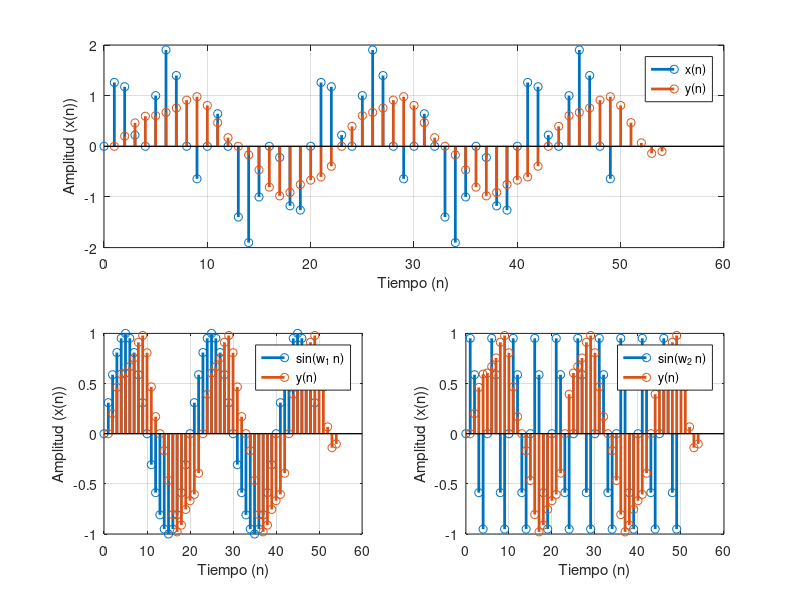

Write MATLAB code to recreate this figure.
%% Tutorial 10. Diseño de filtros FIR por su la respuesta en frecuencia
% En teoria se planteo la metodología de diseño de un filtro FIR por medio
% de la respuesta en frecuencia ideal de los filtros clásicos, conocida
% como la tecnica de ventaneo:
% 1. Pasa-bajas (elimina todas las componentes frecuenciales que sean 
% mayores a cierta frecuencia de corte Fc)
% 2. Pasa-altas (elimina todas las componentes frecuenciales que sean 
% menores a cierta frecuencia de corte Fc)
% 3. Pasa-bandas (elimina todas las componentes frecuenciales que sean 
% menores a a cierta frecuencia de corte Fc1 y que sean mayores a Fc2)
% 4. Rechaza-bandas: elima todas las componentes frecuenciales que sean
% mayores a cierta frecuencia de corte Fc1 y que sean menores que Fc2
%
%
% El proceso se describe a continuación:
% #1. Especificar el parametro de la frecuencia de muestreo Fs. Este 
% parametro delimitara el intervalo de frecuencias que van a poder
% representarse en el dominio de la frecuencia. Dicho intervalor esta dado  
% desde -Fs/2 hasta Fs/2. Por ejemplo, si Fs= 1000, las únicas frecuencias
% que van a poder representarse en el dominio de la frecuencia, son desde
% -500 hasta 500 Hz.
% #2. Establecer el tipo de filtro que se va a diseñar, así como la o las
% frecuencias de corte que se requieran. Obviamente dichas frecuencias de
% corte estan limitadas por la frecuencia de muestreo, es decir Fc <= Fs/2.
% #3. Normalizar las frecuencias de corte Fc por medio de la frecuencia de
% muestreo. Para normalizarla simplemente dividimos entre la frecuencia de
% muestreo: fc = Fc/Fs. Recuerde que fc debe estar especificado como el 
% un cociente de dos numeros enteros, y dicha frección debe ser lo más 
% posible reducible. Finalmente, se procede a multiplicar a f por 2*pi, a 
% fin de obtener la frecuencia de corte angular, es decir wc = 2*pi*fc.
% #4. Diseñar el filtro en el dominio de la frecuencia, en función del tipo
% de filtro especificado en (#2). Con ello se obtendra una respuesta en
% frecuencia H(w) ideal, la cual debera de contener cambios abruptos 
% (transiciones entre 0 y 1) localizados en los puntos de wc.
% #5. Aplicar la transformada inversa de Fourier de tiempo discreto (IDTFT)
% a fin de obtener la respuesta al impulso ideal h(n).
% #6. Especificar el orden M, que nuestro filtro tendra, donde M debe ser
% un número impar.
% #7. Evaluar los valores de n = -(M-1)/2 hasta n = (M-1)/2 de la respuesta
% al impulso h(n). Con ello se obtendran M valores o coeficientes.
% #8. Con los coeficientes h(-(M-1)/2) hasta h((M-1)/2), se forma la
% ecuación en diferencias del filtro:
% y(n) = h(-(M-1)/2)*x(n) + h(-(M-1)/2 + 1)*x(n-1) + ... + h((M-1)/2)*x(n-M+1)
%
% Y con ello, nuestro filtro puede ser implementado en un microcontrolador.
%



% Vamos a diseñar un filtro por medio de esta técnica.
% #1. Para ello especificaremos que la frecuencia de muestreo es de 1000Hz,
% por ello, el intervalo de frecuencias sera de -500 a 500 Hz.
Fs = 1000;

% #2. Se diseñara un filtro pasa-bajas con una frecuencia de corte Fc = 120Hz.
Fc=120;

% #3. Normalizamos a Fc, fc = Fc/Fs = 120/1000 = 12/100 = 6/50. Luego se
% multiplica por 2PI para obtener wc = 2*pi*6/50 = pi*12/50 = pi*6/25
fc = Fc/Fs;
wc = 2*pi*fc;

% #4. Al ser un filtro pasabajas, tiene la forma de un cuadrado centrado en
% w=0 y esta representado por la siguiente ecuación:
%        { 1, |w| < wc
% H(w) = {
%        { 0, otro caso
%
% Para visualizarlo, primero contruimos un vector de frecuencia, el cual
% debera de estar a cotado desde -pi a pi:
N=1024; % Cuantos valores se quieren observar
w = -pi:(2*pi)/N:pi;
H=zeros(1,N+1);
H(abs(w) < wc) = 1;
plot(w,abs(H),'LineWidth',2);
xlabel('Frecuencia (w)');
ylabel('Amplitud |H(w)|');
grid on

% #5. Al aplicar la IDTFT se obtiene la respuesta al impulso
%           h(n) = wc/pi * sinc(wc*n)

% #6. Se selecciona el orden del filtro M = 5
M = 5;

% #7. Se evalua a h(n) en los valores de n = -(5-1)/2 hasta (5-1)/2
% Recuerde que:
% 1. sinc(wc*n) = sin(wc*n) / (wc*n)
% 2. sinc(wc*n) = 1, en n = 0
n=-(M-1)/2:(M-1)/2;
h = (wc/pi)*sin(wc*n)./(wc*n);
h(n==0) = wc/pi;


% Graficaremos además la respuesta al impulso truncada
stem(n,h,'LineWidth',2);
xlabel('Tiempo (n)');
ylabel('Amplitud (x(n))');
grid on; % Visualizar las rejillas del area de la gráfica

% Además vamos a visualizar la nueva respuesta en frecuencia de h(n)
% truncada, para ello volvemos a visualizar H(w) y traslapamos la H(w)
% truncada
N=1024; % Cuantos valores se quieren observar
w = -pi:(2*pi)/N:pi;
H=zeros(1,N+1);
H(abs(w) < wc) = 1;
Ht = fftshift(fft(h,N+1));
plot(w,abs(H),'LineWidth',2);
hold on;
plot(w,abs(Ht),'LineWidth',2);
hold off;
xlabel('Frecuencia (w)');
ylabel('Amplitud |H(w)|');
legend('H(w)','Ht(w)')
grid on

% Observe que ya no tenemos la misma respuesta en frecuencia, pero nuestro
% filtro se asemejó lo más que se pudo a la respuesta en frecuencia ideal

% #8. Los coeficientes del filtro son
fprintf('const uint32_t FIR_TAPS = %d;\n',length(h));
fprintf("const float h[FIR_TAPS] = {");
fprintf("%.20fF,\t",h(1:end-1));
fprintf("%.20fF};\n",h(end));
% Copiar estos valores en el archivo .c para su implementacion en la ESP32
% Si se desea incluir mas filtros, asegurarse de cambiar los nombres de 
% "FIR_TAPS" y "h" en cada filtro

% A fin de evaluar nuestro filtro, vamos a definir una señal que estara 
% definida como la suma de dos señales senoidales de frecuencias F1=50Hz y 
% F2 = 200Hz. Vamos a discretizar las primeras 50 muestras
n = 0:49;
F1=50;
F2=200;
x1 = sin(2*pi*(F1/Fs)*n);
x2 = sin(2*pi*(F2/Fs)*n);
x = x1 + x2;

% Para aplicar el filtro, puede usar la función "conv" que le permite
% calcular la convolucion entre dos señales: y(n) = x(n)*h(n)
y = conv(x,h);

% Graficamos las señales
subplot(2,2,1:2);
stem(n,x,'LineWidth',2);
hold on
stem(y,'LineWidth',2);
hold off
xlabel('Tiempo (n)');
ylabel('Amplitud (x(n))');
grid on; % Visualizar las rejillas del area de la gráfica
legend('x(n)','y(n)');

subplot(2,2,3);
stem(n,x1,'LineWidth',2);
hold on
stem(y,'LineWidth',2);
hold off
xlabel('Tiempo (n)');
ylabel('Amplitud (x(n))');
grid on; % Visualizar las rejillas del area de la gráfica
legend('sin(w_1 n)','y(n)');

subplot(2,2,4);
stem(n,x2,'LineWidth',2);
hold on
stem(y,'LineWidth',2);
hold off
xlabel('Tiempo (n)');
ylabel('Amplitud (x(n))');
grid on; % Visualizar las rejillas del area de la gráfica
legend('sin(w_2 n)','y(n)');

% Observe que la señal filtrada tiene mayor similitud con la señal seno
% de frecuencia de 50 Hz, debido a que al pasar por nuestro filtro, toda
% señal senoidal de frecuencia superior a 120 Hz será atenuada por el
% filtro pasa-bajas diseñado.

%% Experimentación
% 1. Reproduzca el experimento anterior para distintos valores de M:
%    a) Para M = 11
%    b) Para M = 21
%    c) Para M = 51
%    d) Para M = 101
% ¿Que efectos prácticos tiene el valor de M?

% 2. Diseñe ahora un filtro pasa-bandas utilizando la misma Fs que en el
% experimento pasado pero para las frecuencias de corte de Fc1 = 500 y Fc2 = 600
% Asuma que el orden del filtro es M = 11. Visualice los mismos graficos
% que en el experimento anterior.


